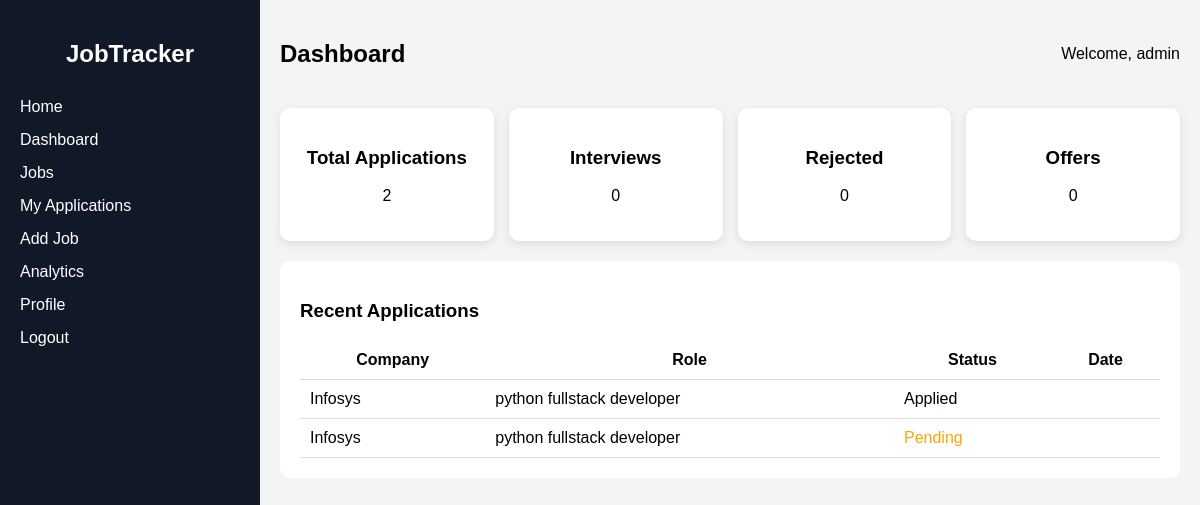
Before: /dashboard/ (signed in) with the older database file.
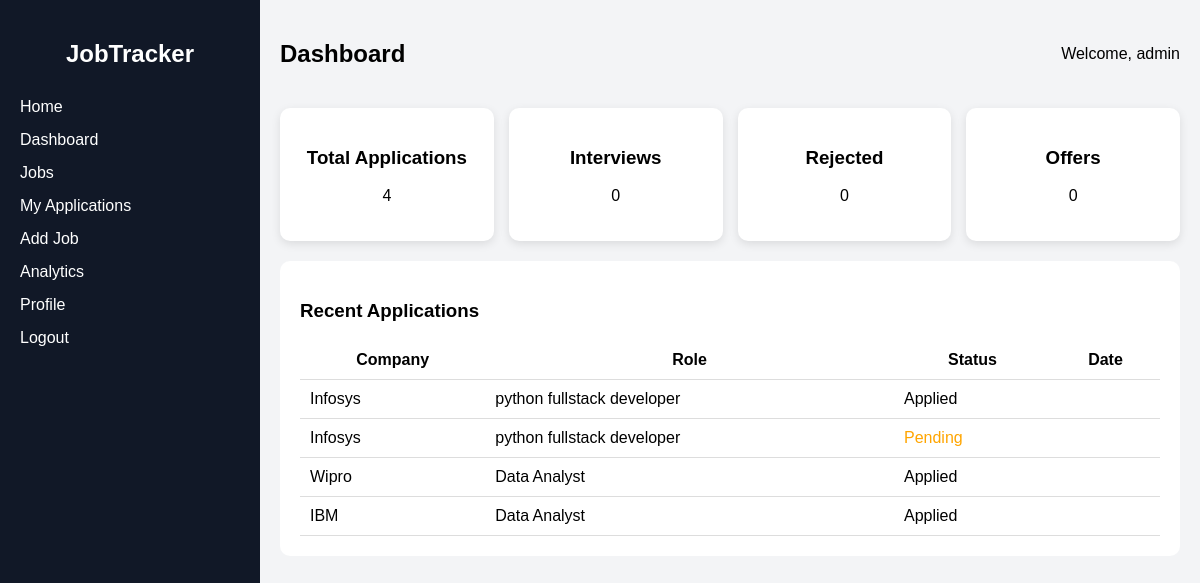
After: the same page with the newer database file.
### jobsapp/models.py (models this page shows)
class Job(models.Model):
    company = models.CharField(max_length=100)
    role = models.CharField(max_length=100)
    experience = models.CharField(max_length=100)
    status = models.CharField(max_length=50, default='Pending')
    user_id = models.IntegerField()

### dashboardapp/views.py (the view)
# urls.py: path('', views.dashboard, name='dashboard'),
def dashboard(request):
    if 'user_id' not in request.session:
        return redirect('login')
    jobs = Job.objects.filter(user_id=request.session['user_id'])
    total = jobs.count()
    interviews = jobs.filter(status='Interview').count()
    rejected = jobs.filter(status='Rejected').count()
    offers = jobs.filter(status='Offer').count()
    return render(request, 'dashboard.html', {
        'jobs': jobs,
        'total': total,
        'interviews': interviews,
        'rejected': rejected,
        'offers': offers
    })

### templates/dashboard.html (shortened to what this page needs)
{% load static %}
<!DOCTYPE html>
<html lang="en">
<head>
    <link rel="stylesheet" href="{% static 'css/dashboard.css' %}">
</head>
<body>
<div class="dashboard">
    <div class="sidebar">
        <h2>JobTracker</h2>
        <ul>
            <li><a href="{% url 'home' %}">Home</a></li>
            <li><a href="#">Dashboard</a></li>
            <li><a href="{% url 'jobs' %}">Jobs</a></li>
            <li><a href="{% url 'applications' %}">My Applications</a></li>
            <li><a href="{% url 'add_job' %}">Add Job</a></li>
            <li><a href="{% url 'analytics' %}">Analytics</a></li>
            <li><a href="{% url 'profile' %}">Profile</a></li>
            <li><a href="{% url 'logout' %}">Logout</a></li>
        </ul>
    </div>
    <div class="main-content">
        <div class="topbar">
            <h2>Dashboard</h2>
            <span>Welcome, {{ request.session.username }}</span>
        </div>
        <div class="cards">
            <div class="card card1">
                <h3>Total Applications</h3>
                <p>{{ total }}</p>
            </div>
            <div class="card card2">
                <h3>Interviews</h3>
                <p>{{ interviews }}</p>
            </div>
            <div class="card card3">
                <h3>Rejected</h3>
                <p>{{ rejected }}</p>
            </div>
            <div class="card card4">
                <h3>Offers</h3>
                <p>{{ offers }}</p>
            </div>
        </div>
       <div class="table-section">
    <h3>Recent Applications</h3>
    {% if jobs %}
    <table>
        <tr>
            <th>Company</th>
            <th>Role</th>
            <th>Status</th>
            <th>Date</th>
        </tr>
        {% for job in jobs %}
        <tr>
            <td>{{ job.company }}</td>
            <td>{{ job.role }}</td>
            <td class="status
                {% if job.status == 'Pending' %}pending
                {% elif job.status == 'Interview' %}interview
                {% elif job.status == 'Offer' %}offer
                {% elif job.status == 'Rejected' %}rejected
                {% endif %}">
                {{ job.status }}
            </td>
            <td>{{ job.created_at|date:"d M" }}</td>
        </tr>
        {% endfor %}
    </table>
    {% else %}
        <div style="text-align:center; padding:20px; color:gray;">
            No jobs found for "<b>{{ query }}</b>"
        </div>
    {% endif %}
</div>
    </div>
</div>
</body>
</html>

Changed rows visible on the page:
now on this page (row edited): Job: company "Wipro", role "Data Analyst", status "Applied"
added Job: company "IBM", role "Data Analyst", status "Applied"
Other visible differences:
{{ total }}: "2" → "4"
